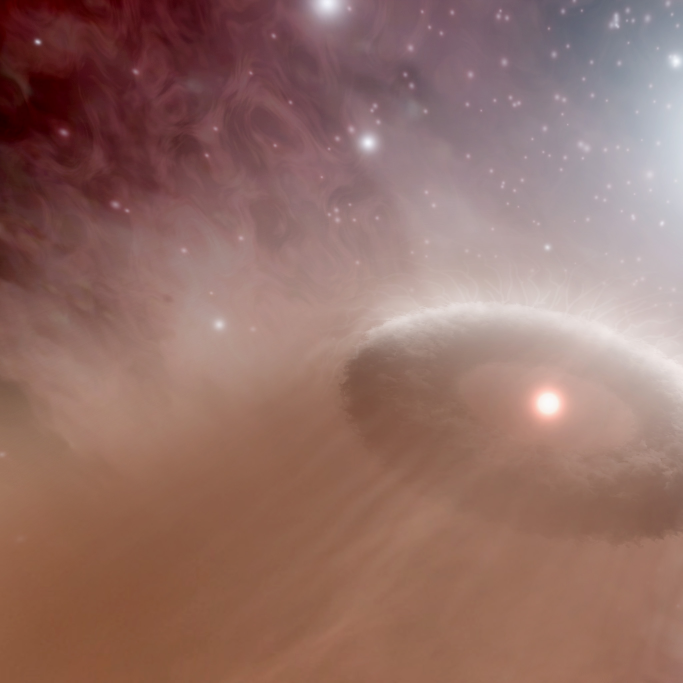
#> input picture tiler/bigimg.jpg, 2048 x 2048 px (shown at 1/3 size)
$ python make_tiles.py   (Python 2 division)
#> lines starting #> are read from the running program, lines starting #| are printed output that depends on the picture
import Image

orig_img = Image.open('bigimg.jpg')
#> orig_img is the input picture: PIL image 2048x2048 RGB; mean R, G, B 147.5, 111.5, 103.7

for z in range(0, 4):
    height = width = 256 * (2**z)
    img = orig_img.resize((height, width))
    ytiles = height / 256
    xtiles = width / 256
    for y in range(ytiles):
        for x in range(xtiles):
            tile = img.crop((x * 256, y * 256, (x + 1) * 256, (y + 1) * 256))
            tile.save('%d_%d_%d.jpg' % (z, x, (ytiles - y) - 1))
#> this loop made 4 passes
#> pass 1, `img = orig_img.resize((height, width))`:
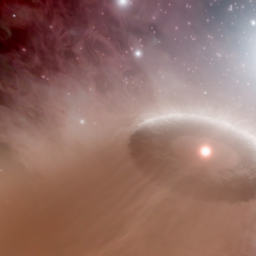
#> img: PIL image 256x256 RGB; mean R, G, B 147.5, 111.5, 103.7
#> pass 2, `tile.save('%d_%d_%d.jpg' % (z, x, (ytiles - y) - 1))`:
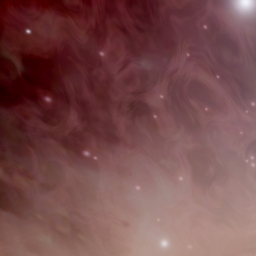
#> saved as 1_0_1.jpg: PIL image 256x256 RGB; mean R, G, B 119, 75.5, 76.2
#> pass 2, `tile.save('%d_%d_%d.jpg' % (z, x, (ytiles - y) - 1))`:
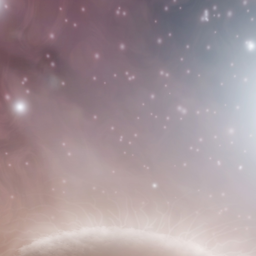
#> saved as 1_1_1.jpg: PIL image 256x256 RGB; mean R, G, B 164.2, 148.1, 153.3
#> after the loop:
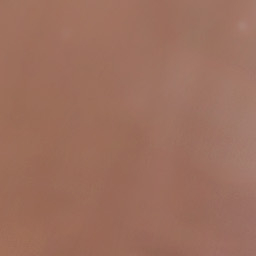
#> tile: PIL image 256x256 RGB; mean R, G, B 156.1, 111.4, 94.4
